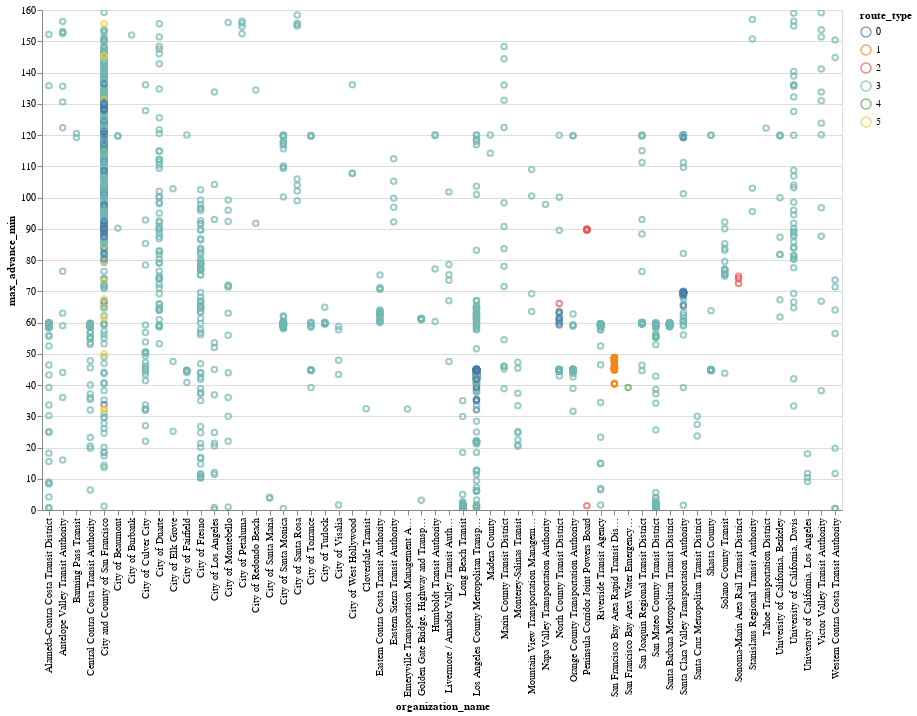

Here is the notebook cell this chart was saved with:
### Markdown cell above
Similar distributions across our AM Peak, Midday, and Late Evening sample periods

### Code cell
alt.Chart(summarized_df).mark_point().encode(
    x='organization_name',
    y='max_advance_min',
    color='route_type',
    tooltip=summarized_df.columns.to_list()
).properties(width=800, height=500).interactive()

### Figure 1 — Vega-Lite specification as saved in the notebook (floating-point values rounded to 4 significant figures; data arrays with more than 128 entries replaced by an {"elided": "..."} marker saying what was removed)
{"config": {"view": {"continuousWidth": 400, "continuousHeight": 300}}, "data": {"name": "data-4ef7f18be18a1baefa357830a71c06db"}, "mark": "point", "encoding": {"color": {"field": "route_type", "type": "nominal"}, "tooltip": [{"field": "trip_id", "type": "nominal"}, {"field": "organization_name", "type": "nominal"}, {"field": "route_type", "type": "nominal"}, {"field": "max_advance_min", "type": "quantitative"}, {"field": "updates_per_min", "type": "quantitative"}, {"field": "sample_period", "type": "nominal"}], "x": {"field": "organization_name", "type": "nominal"}, "y": {"field": "max_advance_min", "type": "quantitative"}}, "height": 500, "selection": {"selector003": {"type": "interval", "bind": "scales", "encodings": ["x", "y"]}}, "width": 800, "$schema": "https://vega.github.io/schema/vega-lite/v4.17.0.json", "datasets": {"data-4ef7f18be18a1baefa357830a71c06db": {"elided": "2961 records"}}}
